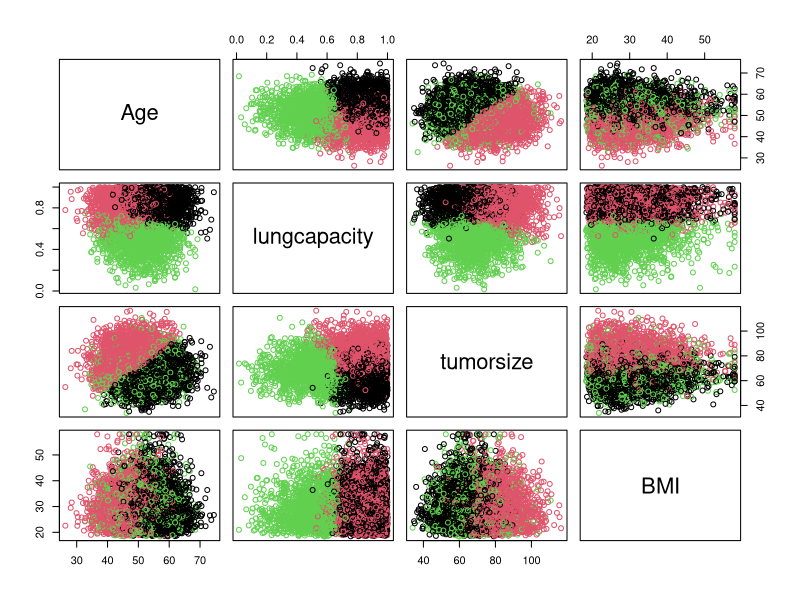

Generate this figure with R:

#title: "K-means on *Lung Cancer* dataset"
#author: "Somi Afiuni"
#date: "October 13, 2015"
#output: html_document
### [http://archive.ics.uci.edu/ml/]
  
install.packages("psych")
require(psych)
require(stats)
require(graphics)
require(ggplot2)

## Full Dataset
data<- read.csv('ucla_lnca.csv')
head(data)
names(data)

## Building sub dataset Age, lungcapacity, tumorsize, BMI
data1 <- data[, c(10, 9, 1, 19)]
names(data1)
str(data1)
head(data1)

## Scaling 
scaled.data1 <- scale(data1, center = TRUE, scale = TRUE)

## Kmeans Clustering
kdata1 <- kmeans(scaled.data1, 3)
kdata1$size  #size of each cluster
plot(data1[c("Age", "lungcapacity", "tumorsize", "BMI")], col = kdata1$cluster)  

